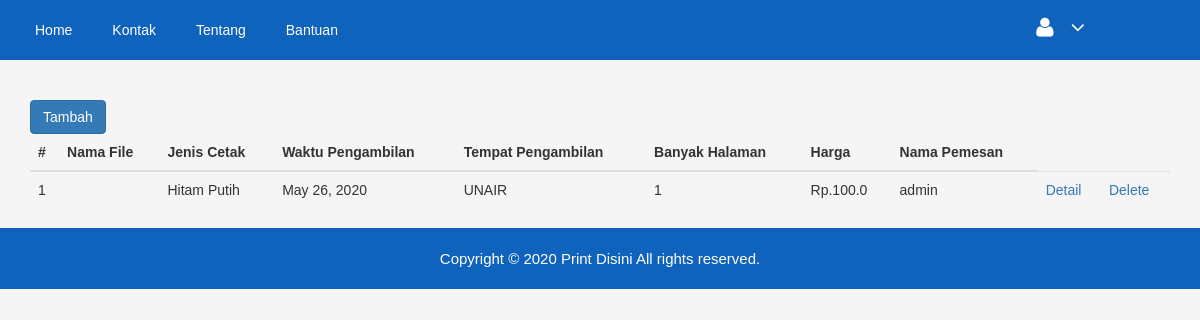
Page /home (signed in) on the earlier database version.
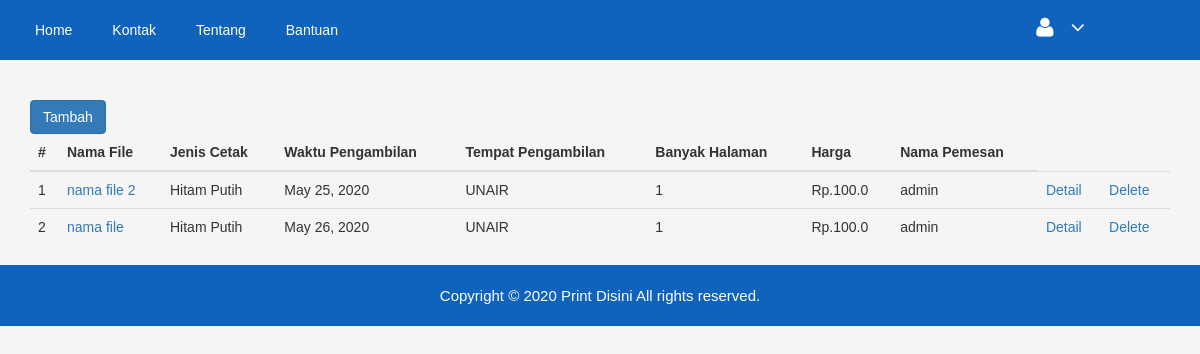
Same page on the later database version.
### app/models.py (models this page shows, shortened)
class Pemesanan(models.Model):
	STATUS = (
		('Telah Dibayar' , 'dibayar'),
		('Menunggu Pembayaran' , 'menunggu'),
		('Belum Dibayar', 'belum')
	)
	pengguna 				= models.ForeignKey(User, on_delete=models.CASCADE)
	nama_file 				= models.CharField(max_length=255)
	file 						= models.FileField(upload_to='documents/')
	print_id					= models.ForeignKey(Print, on_delete=models.CASCADE)
	status_id				= models.ForeignKey(Status, on_delete=models.CASCADE, default='1')
	created_at				= models.DateTimeField(auto_now_add=True)
	update_at 				= models.DateTimeField(auto_now=True)
	waktu_pengambilan 	= models.DateField()
	pengambilan_id 		= models.ForeignKey(Pengambilan, on_delete=models.CASCADE)
	banyak_halaman			= models.IntegerField(default=0, null=True, blank=True)
	copy 						= models.IntegerField(default=1)
	harga_bayar				= models.FloatField(default=0)
	status_bayar 			= models.CharField(max_length=255, choices=STATUS, default='Belum Dibayar')
	bukti 					= models.ImageField(upload_to='documents/', null=True, blank=True)

class Print(models.Model):
	jenis_print 	= models.CharField(max_length=50)
	harga 			= models.FloatField()

class Pengambilan(models.Model):
	tempat_pengambilan 	= models.CharField(max_length=50)

### app/views.py (the view)
# urls.py: path('home', UserPost, name = 'app-list'),
@login_required
def UserPost(request):
    user_post = Pemesanan.objects.filter(pengguna = request.user).order_by('-created_at')
    template = 'app/list.html'
    return render(request, template, {
                'pemesanans':user_post
            }
        )

### app/templates/app/list.html (shortened to what this page needs)
{% extends "app/home.html" %}
{% block content %}
<a class="btn btn-primary" href="{% url 'app-create' %}">Tambah</a>
      <table class="table">
  <thead>
    <tr>
      <th scope="col">#</th>
      <th scope="col">Nama File</th>
      <th scope="col">Jenis Cetak</th>
      <th scope="col">Waktu Pengambilan</th>
      <th scope="col">Tempat Pengambilan</th>
      <th scope="col">Banyak Halaman</th>
      <th scope="col">Harga</th>
      <th scope="col">Nama Pemesan</th>
    </tr>
  </thead>
  <tbody>
    {% for pesan in pemesanans %}
      <tr>
        <td>{{forloop.counter}}</td>
        <td><a href="{% url 'app-detail' pesan.id %}">{{pesan.nama_file}}</a></td>
        <td>{{pesan.print_id.jenis_print}}</td>
        <td>{{pesan.waktu_pengambilan}}</td>
        <td>{{pesan.pengambilan_id.tempat_pengambilan}}</td>
        <td>{{pesan.banyak_halaman}}</td>
        <td>Rp.{{pesan.harga_bayar}}</td>
        <td>{{pesan.pengguna}}</td>
        <td><a href="{% url 'app-detail' pesan.id %}">Detail</a></td>
        <td><a href="{% url 'app-delete' pesan.id %}">Delete</a></td>
      </tr>
      {% endfor %}
  </tbody>
</table>
{% endblock content %}

### app/templates/app/home.html (shortened to what this page needs)
{% load static %}
<!doctype html>
<html lang="en">
<head>
  <link rel="stylesheet" href="{% static "app/vendor/css/bootstrap.min.css" %}">
      <link rel="stylesheet" href="{% static "app/vendor/css/font-awesome.min.css" %}">
      <link rel="stylesheet" href="{% static "app/vendor/css/owl.carousel.css" %}">
      <link rel="stylesheet" href="{% static "app/vendor/css/owl.theme.css" %}">
      <link rel="stylesheet" href="{% static "app/vendor/css/owl.transitions.css" %}">
      <link rel="stylesheet" href="{% static "app/vendor/css/calendar/fullcalendar.print.min.css" %}">
      <link rel="stylesheet" href="{% static "app/vendor/css/dropzone/dropzone.css" %}">
      <link rel="stylesheet" href="{% static "app/vendor/css/animate.css" %}">
      <link rel="stylesheet" href="{% static "app/vendor/css/normalize.css" %}">
      <link rel="stylesheet" href="{% static "app/vendor/css/main.css" %}">
      <link rel="stylesheet" href="{% static "app/vendor/style.css" %}">
      <link rel="stylesheet" href="{% static "app/vendor/css/morrisjs/morris.css" %}">
      <link rel="stylesheet" href="{% static "app/vendor/css/scrollbar/jquery.mCustomScrollbar.min.css" %}">
      <link rel="stylesheet" href="{% static "app/vendor/css/metisMenu/metisMenu.min.css" %}">
      <link rel="stylesheet" href="{% static "app/vendor/css/metisMenu/metisMenu-vertical.css" %}">
      <link rel="stylesheet" href="{% static "app/vendor/css/calendar/fullcalendar.min.css" %}">
      <link rel="stylesheet" href="{% static "app/vendor/css/calendar/fullcalendar.print.min.css" %}">
    <link rel="stylesheet" href="{% static "app/vendor/css/touchspin/jquery.bootstrap-touchspin.min.css" %}">
    <link rel="stylesheet" href="{% static "app/vendor/css/datapicker/datepicker3.css"%}">
      <link rel="stylesheet" href="{% static "app/vendor/css/form/all-type-forms.css" %}">
    </head>
    <body>
      <div class="all-content-wrapper" style="margin-left: 0px;">
        <div class="">
          <div class="header-top-area" style="background: linear-gradient(180deg, #0f63bd 50%, #0f63bd 100%);left: 0px;">
            <div class="container-fluid">
              <div class="row">
                <div class="col-lg-12 col-md-12 col-sm-12 col-xs-12">
                  <div class="header-top-wraper">
                    <div class="row">
                      <div class="col-lg-6 col-md-7 col-sm-6 col-xs-12">
                        <div class="header-top-menu tabl-d-n">
                          <ul class="nav navbar-nav mai-top-nav">
                            <li class="nav-item"><a href="{% url 'app-list' %}" class="nav-link">Home</a>
                            </li>
                            <li class="nav-item"><a href="#" class="nav-link">Kontak</a>
                            </li>
                            <li class="nav-item"><a href="#" class="nav-link">Tentang</a>
                            </li>
                            <li class="nav-item"><a href="#" class="nav-link">Bantuan</a>
                            </li>
                          </ul>
                        </div>
                      </div>
                      <div class="col-lg-5 col-md-5 col-sm-12 col-xs-12">
                        <div class="header-right-info" >
                          <ul class="nav navbar-nav mai-top-nav header-right-menu">
                            <li class="nav-item">
                              <a href="#" data-toggle="dropdown" role="button" aria-expanded="false" class="nav-link dropdown-toggle">
                                <i class="fa fa-user adminpro-user-rounded header-riht-inf" aria-hidden="true"></i>
                                <i class="fa fa-angle-down adminpro-icon adminpro-down-arrow"></i>
                              </a>
                            </li>
                          </ul>
                        </div>
                      </div>
                    </div>
                  </div>
                </div>
              </div>
            </div>
          </div>
          <div class="container" style="margin-top: 100px;">
            {% block content %}
            {% endblock content %}
          </div>
          <div class="footer-copyright-area" style="background: linear-gradient(180deg, #0f63bd 50%, #0f63bd 100%);left: 0px;">
            <div class="container-fluid">
              <div class="row">
                <div class="col-lg-12">
                  <div class="footer-copy-right">
                    <p>Copyright &copy; 2020 <a href="">Print Disini</a> All rights reserved.</p>
                  </div>
                </div>
              </div>
            </div>
          </div>
    </body>
    </html>

Differences in the rows shown:
added Pemesanan: nama_file "nama file 2", print_id.jenis_print "Hitam Putih", waktu_pengambilan "May 25, 2020", pengambilan_id.tempat_pengambilan "UNAIR", banyak_halaman "1", harga_bayar "100.0", pengguna "admin"
changed Pemesanan: nama_file (not shown) → "nama file"
